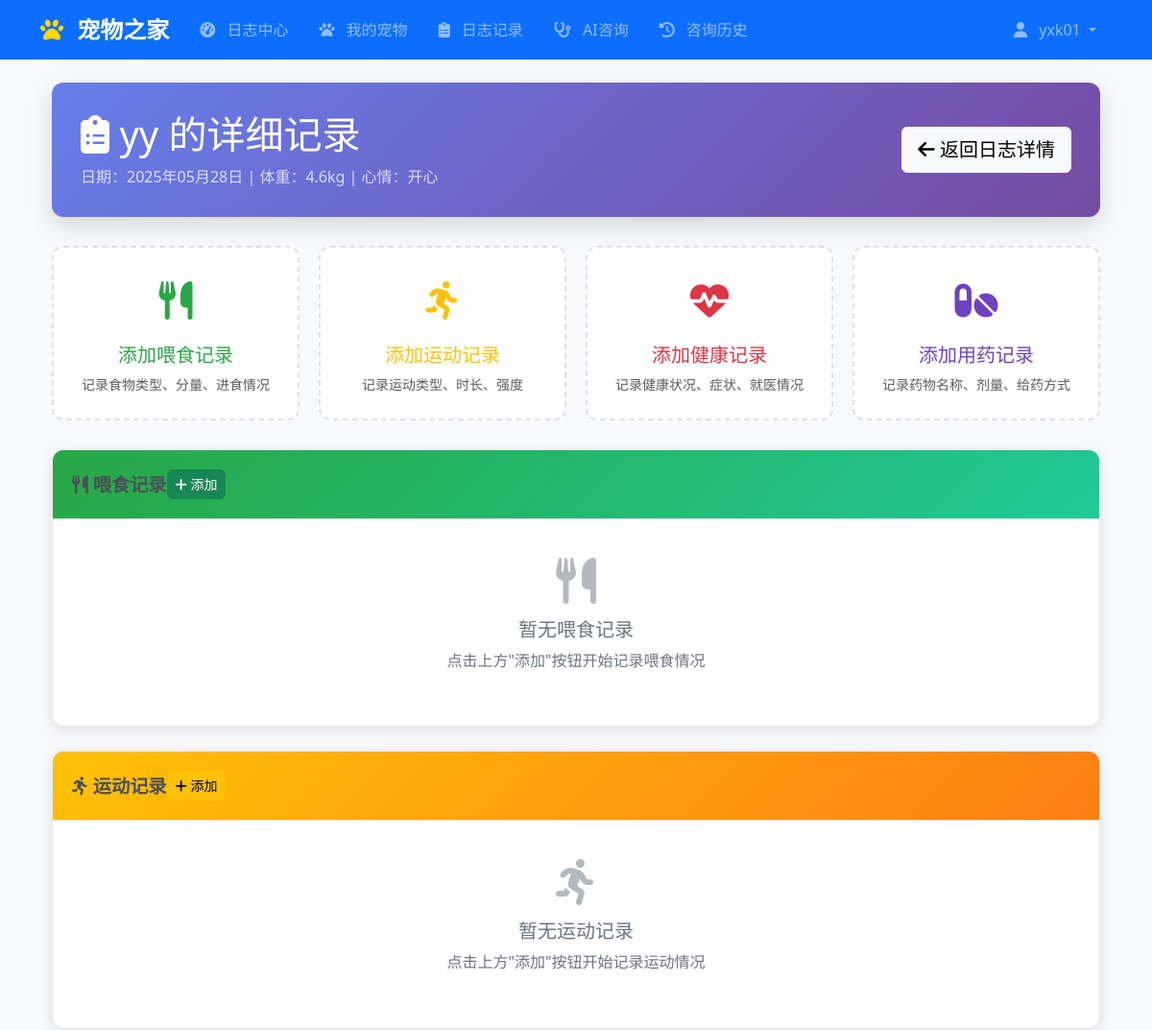
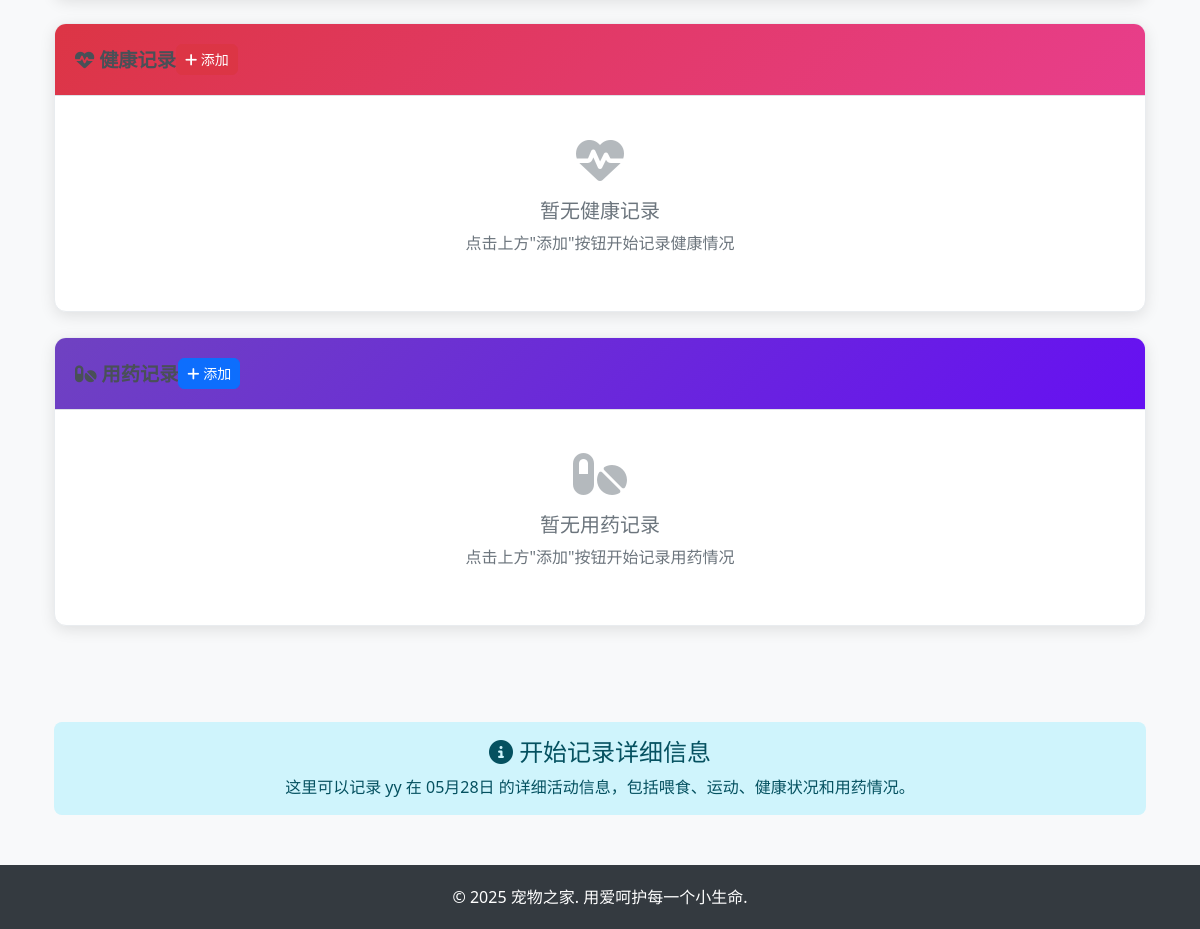
The page /logs/75/detailed/ (signed in) on the database as committed earlier (2 pictures, top to bottom).
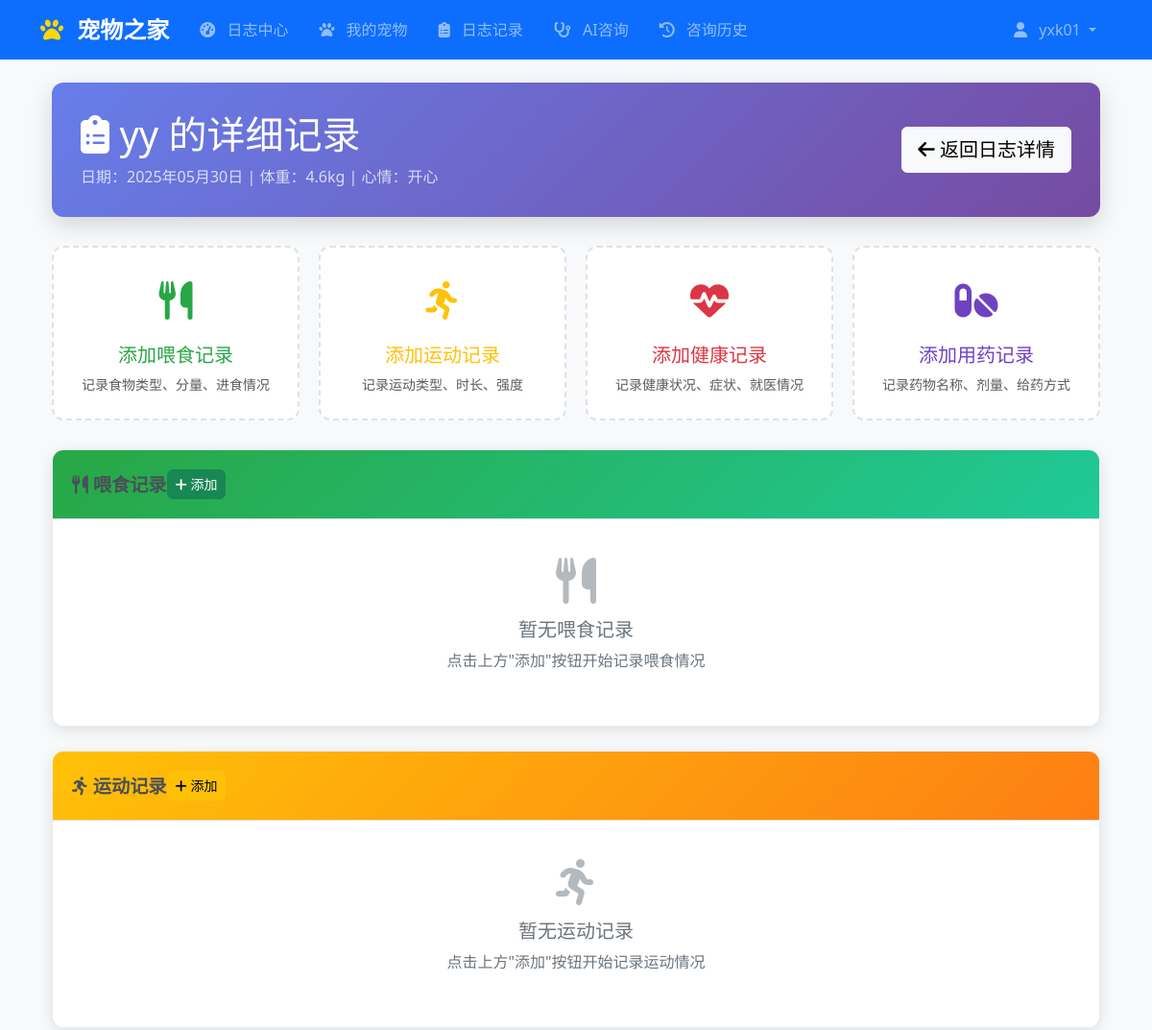
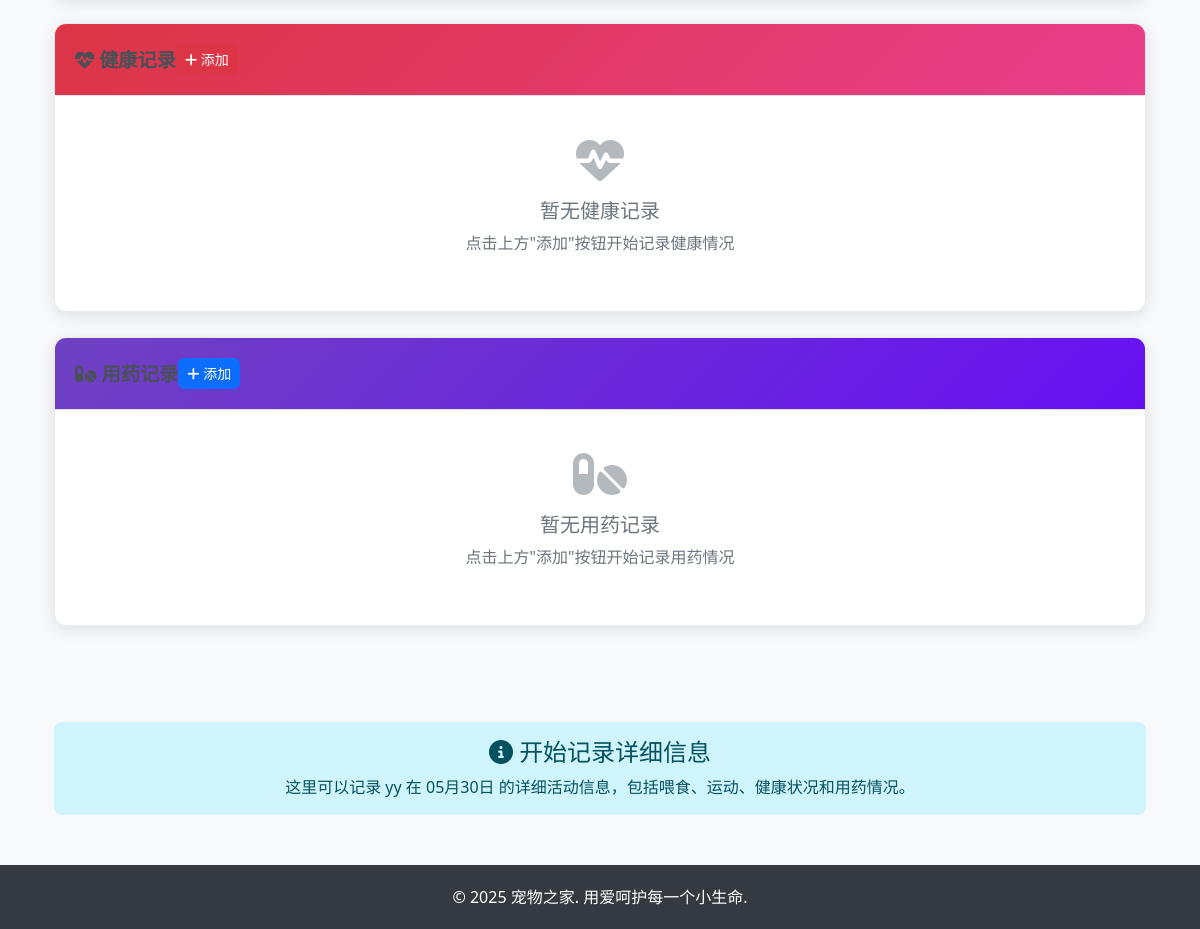
The same page on the database as committed later (2 pictures, top to bottom).
### logs/models.py (models this page shows, shortened)
class PetLog(TimeStampedModel, SoftDeleteModel):
    objects = PetLogManager()
    pet = models.ForeignKey(
        Pet,
        on_delete=models.CASCADE,
        verbose_name="宠物",
        related_name="logs"
    )
    date = models.DateField(
        verbose_name="记录日期",
        help_text="记录的日期，每个宠物每天只能有一条记录"
    )
    weight = models.FloatField(
        null=True,
        blank=True,
        verbose_name="体重（公斤）",
        validators=[MinValueValidator(0.1), MaxValueValidator(500.0)],
        help_text="宠物当日体重，单位：公斤"
    )
    length = models.FloatField(
        null=True,
        blank=True,
        verbose_name="身长（厘米）",
        validators=[MinValueValidator(1.0), MaxValueValidator(500.0)],
        help_text="从鼻尖到尾尖的长度，单位：厘米"
    )
    age_at_record = models.IntegerField(
        null=True,
        blank=True,
        verbose_name="记录时年龄（天）",
        validators=[MinValueValidator(0)],
        help_text="记录时宠物的实际年龄，单位：天"
    )
    temperature = models.FloatField(
        null=True,
        blank=True,
        verbose_name="体温（摄氏度）",
        validators=[MinValueValidator(30.0), MaxValueValidator(45.0)],
        help_text="体温，正常范围因宠物类型而异"
    )
    food_intake = models.FloatField(
        null=True,
        blank=True,
        verbose_name="食物摄入量（克）",
        validators=[MinValueValidator(0.0)],
        help_text="当日总食物摄入量，包括主粮和零食"
    )
    water_intake = models.FloatField(
        null=True,
        blank=True,
        verbose_name="饮水量（毫升）",
        validators=[MinValueValidator(0.0)],
        help_text="当日总饮水量"
    )
    appetite = models.CharField(
        max_length=20,
        choices=LogChoices.APPETITE_CHOICES,
        blank=True,
        verbose_name="食欲状况"
    )
    mood = models.CharField(
        max_length=20,
        choices=LogChoices.MOOD_CHOICES,
        blank=True,
        verbose_name="心情状态"
    )
    activity_level = models.CharField(
        max_length=20,
        choices=LogChoices.ACTIVITY_LEVEL_CHOICES,
        blank=True,
        verbose_name="活跃程度"
    )
    daily_events = models.TextField(
        blank=True,
        verbose_name="当日事件",
        help_text="记录当日发生的特殊事件、行为变化、就医情况等"
    )
    notes = models.TextField(
        blank=True,
        verbose_name="备注",
        help_text="其他需要记录的信息"
    )
    photos = models.JSONField(
        default=list,
        blank=True,
        verbose_name="照片列表",
        help_text="当日拍摄的照片文件路径列表"
    )
    class Meta:
        verbose_name = "宠物日志"
        verbose_name_plural = "宠物日志"
        ordering = ['-date', '-created_at']
        unique_together = [['pet', 'date']]
        indexes = [
            models.Index(fields=['pet', '-date']),
            models.Index(fields=['date']),
            models.Index(fields=['pet', 'weight']),
        ]

### pets/models.py (models this page shows, shortened)
class Pet(TimeStampedModel, SoftDeleteModel):
    owner = models.ForeignKey(
        settings.AUTH_USER_MODEL,
        on_delete=models.CASCADE,
        verbose_name="主人",
        related_name="pets"
    )
    name = models.CharField(
        max_length=50,
        verbose_name="宠物姓名"
    )
    pet_type = models.CharField(
        max_length=20,
        choices=PetChoices.PET_TYPES,
        verbose_name="宠物类型"
    )
    breed = models.ForeignKey(
        Breed,
        on_delete=models.SET_NULL,
        null=True,
        blank=True,
        verbose_name="品种",
        help_text="如果没有对应品种，可以留空"
    )
    custom_breed = models.CharField(
        max_length=100,
        blank=True,
        verbose_name="自定义品种",
        help_text="当品种列表中没有对应品种时填写"
    )
    birth_date = models.DateField(
        null=True,
        blank=True,
        verbose_name="出生日期"
    )
    gender = models.CharField(
        max_length=10,
        choices=PetChoices.GENDER_CHOICES,
        default='unknown',
        verbose_name="性别"
    )
    is_neutered = models.CharField(
        max_length=10,
        choices=PetChoices.NEUTERED_CHOICES,
        default='unknown',
        verbose_name="绝育状态"
    )
    weight = models.FloatField(
        null=True,
        blank=True,
        verbose_name="体重（公斤）",
        validators=[MinValueValidator(0.1)],
        help_text="当前体重，单位为公斤"
    )
    microchip_number = models.CharField(
        max_length=50,
        blank=True,
        verbose_name="芯片号码",
        help_text="宠物植入的微芯片编号"
    )
    photo = models.ImageField(
        upload_to='pets/photos/',
        blank=True,
        verbose_name="宠物照片"
    )
    medical_notes = models.TextField(
        blank=True,
        verbose_name="医疗备注",
        help_text="特殊疾病、过敏史、用药记录等重要医疗信息"
    )
    personality_notes = models.TextField(
        blank=True,
        verbose_name="性格备注",
        help_text="宠物的性格特征、习惯、喜好等"
    )
    is_active = models.BooleanField(
        default=True,
        verbose_name="是否活跃",
        help_text="宠物是否还在主人身边（未走失、未去世等）"
    )
    class Meta:
        verbose_name = "宠物档案"
        verbose_name_plural = "宠物档案"
        ordering = ['-created_at']
        indexes = [
            models.Index(fields=['owner', '-created_at']),
            models.Index(fields=['pet_type']),
            models.Index(fields=['is_active']),
        ]

### logs/views.py (the view)
# urls.py: path('<int:log_id>/detailed/', views.detailed_log_center_view, name='detailed_log_center'),
@login_required
def detailed_log_center_view(request, log_id):
    log = get_object_or_404(PetLog, id=log_id, pet__owner=request.user)
    feeding_logs = FeedingLog.objects.filter(pet_log=log).order_by('time')
    exercise_logs = ExerciseLog.objects.filter(pet_log=log).order_by('start_time')
    health_logs = HealthLog.objects.filter(pet_log=log).order_by('time')
    medication_logs = MedicationLog.objects.filter(pet_log=log).order_by('time')
    context = {
        'log': log,
        'feeding_logs': feeding_logs,
        'exercise_logs': exercise_logs,
        'health_logs': health_logs,
        'medication_logs': medication_logs,
        'has_detailed_records': any([
            feeding_logs.exists(),
            exercise_logs.exists(),
            health_logs.exists(),
            medication_logs.exists()
        ])
    }
    return render(request, 'logs/detailed_log_center.html', context)

### logs/templates/logs/detailed_log_center.html (shortened to what the changed rows need)
{% extends 'base.html' %}
{% load static %}
{% block content %}
<div class="container-fluid">
    <div class="detailed-log-header">
        <div class="row align-items-center">
            <div class="col-md-8">
                <h1 class="mb-2">
                    <i class="fas fa-clipboard-list"></i>
                    {{ log.pet.name }} 的详细记录
                </h1>
                <p class="mb-0 opacity-75">
                    日期：{{ log.date|date:"Y年m月d日" }} |
                    体重：{% if log.weight %}{{ log.weight }}kg{% else %}未记录{% endif %} |
                    心情：{% if log.mood %}{{ log.get_mood_display }}{% else %}未记录{% endif %}
                </p>
            </div>
        </div>
    </div>
    {% if not has_detailed_records %}
    <div class="text-center mt-5 pt-5">
        <div class="alert alert-info">
            <h4><i class="fas fa-info-circle"></i> 开始记录详细信息</h4>
            <p class="mb-0">这里可以记录 {{ log.pet.name }} 在 {{ log.date|date:"m月d日" }} 的详细活动信息，包括喂食、运动、健康状况和用药情况。</p>
        </div>
    </div>
    {% endif %}
</div>
{% endblock %}

Rows that differ between the two databases and show on the page:
changed PetLog "开心": date "2025年05月28日" → "2025年05月30日"; date "05月28日" → "05月30日"
